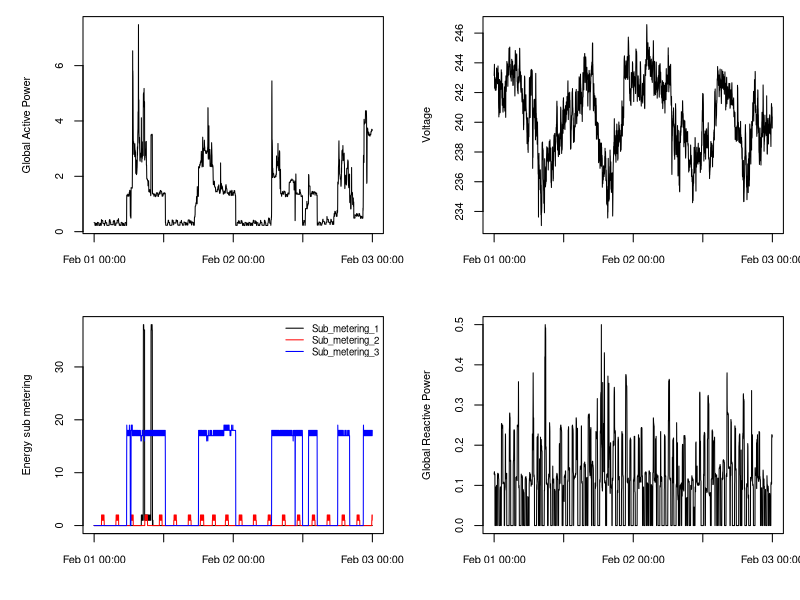

This chart was generated by the following R code:
setwd("~/Exploratory.Data.Analysis/code/Assignment.1/ExData_Plotting1/")

data <- read.csv("data/household.power.subset.csv")

# Convert date format
data$DateTime <- strptime(data$DateTime, format="%Y-%m-%d %H:%M:%S")

par(mfrow=c(2,2)) # 2 row x 2 col plot matrix
par(mar=c(4,5,1,1)) # Tweak margin sizes
par(bg=NA) # Make background transparent.

# Plot 1
plot(data$DateTime, data$Global_active_power, 
     xlab="", ylab="Global Active Power", type="n", cex.lab=.8, cex.axis=.8)
lines(data$DateTime, data$Global_active_power)

# Plot 2
plot(data$DateTime, data$Voltage, xlab="", ylab="Voltage", type="n", cex.lab=.8, cex.axis=.8)
lines(data$DateTime, data$Voltage)

# Plot 3
plot(data$DateTime, data$Sub_metering_1, xlab="", ylab="Energy sub metering", type="n", cex.lab=.8, cex.axis=.8)
lines(data$DateTime, data$Sub_metering_1, col="black")
lines(data$DateTime, data$Sub_metering_2, col="red")
lines(data$DateTime, data$Sub_metering_3, col="blue")
legend("topright", pch=c(NA,NA,NA), col=c("black","red","blue"), 
       lty=c(1,1,1), legend=c("Sub_metering_1","Sub_metering_2","Sub_metering_3"), bty="n", cex=.7 )

# Plot 4
plot(data$DateTime, data$Global_reactive_power, xlab="", ylab="Global Reactive Power", type="n", cex.lab=.8, cex.axis=.8)
lines(data$DateTime, data$Global_reactive_power)

dev.copy(png, file="plot4.png", width=480, height=480)
dev.off()
